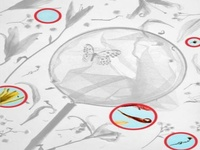
#> input picture assets/images/diff/1.Solution.jpeg, 200 x 150 px, shrunk from 640 x 480 before the run; its folder holds 4 pictures in this run
$ python save_position_of_sokution.py
#> lines starting #> are read from the running program, lines starting #| are printed output that depends on the picture; after the words box and inside, x2 and y2 are one past the last pixel; in counts of white or black regions, pixels touching at a corner belong together
### assets/images/diff/detection_of_hides.py
"""
detect_circles.py
-----------------
Detects red-outlined circles in an image and saves their positions to a text file.

Usage:
    python detect_circles.py <image_path>
    python detect_circles.py <image_path> <output_txt_path>

Output file format:
    /full/path/to/image.jpeg
    "diffs": [(x,y,radius), ...]

Dependencies:
    pip install opencv-python-headless numpy
"""

import cv2
import numpy as np
import os
import sys


def detect_and_save_circles(image_path, output_path=None, min_area=200):
    """
    Detect red-outlined circles in an image and save results to a text file.

    Args:
        image_path  (str): Path to the input image.
        output_path (str): Where to write the .txt result file.
                           Defaults to <image_stem>_circles.txt in the
                           same folder as the image (falls back to cwd
                           if that folder is read-only).
        min_area    (int): Minimum contour pixel area to suppress noise
                           (default: 200).

    Returns:
        str: Absolute path to the saved text file.
    """
    # ── Load ──────────────────────────────────────────────────────────────
    img = cv2.imread(image_path)
    if img is None:
        raise FileNotFoundError(f"Could not open image: {image_path}")

    # ── Red mask (HSV) ────────────────────────────────────────────────────
    hsv = cv2.cvtColor(img, cv2.COLOR_BGR2HSV)
    mask = cv2.bitwise_or(
        cv2.inRange(hsv, np.array([0,   50, 80]), np.array([10,  255, 255])),
        cv2.inRange(hsv, np.array([160, 50, 80]), np.array([180, 255, 255])),
    )

    # Close small gaps in thick ring outlines
    kernel = cv2.getStructuringElement(cv2.MORPH_ELLIPSE, (5, 5))
    mask = cv2.morphologyEx(mask, cv2.MORPH_CLOSE, kernel)

    # ── Contour → circle ──────────────────────────────────────────────────
    contours, _ = cv2.findContours(mask, cv2.RETR_EXTERNAL, cv2.CHAIN_APPROX_SIMPLE)

    circles = []
    for cnt in contours:
        if cv2.contourArea(cnt) < min_area:
            continue

        # Bounding rect spans the full circle (even when the interior is hollow)
        x, y, w, h = cv2.boundingRect(cnt)
        cx     = x + w // 2
        cy     = y + h // 2
        radius = (w + h) // 4   # mean of half-width and half-height

        circles.append((cx, cy, radius))

    # Sort top-to-bottom, then left-to-right
    circles.sort(key=lambda c: (c[1], c[0]))

    # ── Format output ─────────────────────────────────────────────────────
    abs_image_path = os.path.abspath(image_path)
    formatted      = ", ".join(f"({x},{y},{r})" for x, y, r in circles)
    output_text    = f'{abs_image_path}\n"diffs": [{formatted}]\n'

    # ── Resolve output path ───────────────────────────────────────────────
    if output_path is None:
        stem      = os.path.splitext(image_path)[0]
        candidate = stem + "_circles.txt"
        try:
            with open(candidate, "w") as f:
                f.write(output_text)
            output_path = os.path.abspath(candidate)
        except OSError:
            # Image directory is read-only → fall back to cwd
            fallback = os.path.splitext(os.path.basename(image_path))[0] + "_circles.txt"
            with open(fallback, "w") as f:
                f.write(output_text)
            output_path = os.path.abspath(fallback)
    else:
        with open(output_path, "w") as f:
            f.write(output_text)

    print(f"Detected {len(circles)} circle(s).")
    print(f"Saved to: {output_path}")
    print(f"\n{output_text}")

    return output_path


# [8 lines that do not run on import are left out]

### assets/images/diff/save_position_of_sokution.py
from detection_of_hides import detect_and_save_circles


import os

FOLDER = "/home/mohamed/Documents/mohamed/madrasat_zaman/assets/images/diff"

solution_files = []

for root, dirs, files in os.walk(FOLDER):
    for file in files:
        if "solution" in file.lower():  # case-insensitive match
            full_path = os.path.join(root, file)
            solution_files.append(full_path)

print("Found files:")
for path in solution_files:
    print(path)
    detect_and_save_circles(path, "my_output.txt")      # custom path
#> in detect_and_save_circles, img is the input picture: shape (150, 200, 3); mean B, G, R 219.3, 219.7, 222
#> in detect_and_save_circles, `hsv = cv2.cvtColor(img, cv2.COLOR_BGR2HSV)`: hsv: shape (150, 200, 3); mean H, S, V 19, 7.7, 223.6
#> in detect_and_save_circles, `mask = cv2.bitwise_or( cv2.inRange(hsv, np.array([0,   50, 80]), np.ar..`:
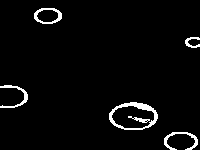
#> mask: shape (150, 200); 3.4% white; 6 white regions, box (x1, y1, x2, y2) and area: (109, 102, 158, 130) 377, (164, 132, 198, 150) 179, (34, 8, 62, 24) 168, (0, 85, 28, 108) 160, (185, 37, 200, 48) 78, (128, 116, 150, 123) 60
#> in detect_and_save_circles, `mask = cv2.morphologyEx(mask, cv2.MORPH_CLOSE, kernel)`:
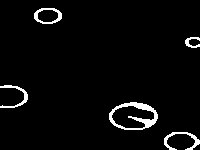
#> mask: shape (150, 200); 3.6% white; 5 white regions
#> in detect_and_save_circles, `contours, _ = cv2.findContours(mask, cv2.RETR_EXTERNAL, cv2.CHAIN_APPR..`: contours = 5 contours; box (x1, y1, x2, y2) and area: (109, 102, 158, 130) 1024, (34, 8, 62, 24) 337, (164, 132, 200, 150) 127, (0, 85, 28, 108) 104, (185, 37, 200, 48) 50
#> the loop in detect_and_save_circles, `for cnt in contours:` made 5 passes
#> (x, y, w, h, cx, cy, radius) on passes 2, 5: (109, 102, 49, 28, 133, 116, 19), (34, 8, 28, 16, 48, 16, 11)
#> after the loop in detect_and_save_circles, `for cnt in contours:`: circles = [(133, 116, 19), (48, 16, 11)]
#| Detected 2 circle(s).
#| assets/images/diff/1.Solution.jpeg
#| "diffs": [(48,16,11), (133,116,19)]


print("\nTotal:", len(solution_files))

$ run again, on assets/images/diff/10.Solution.jpeg
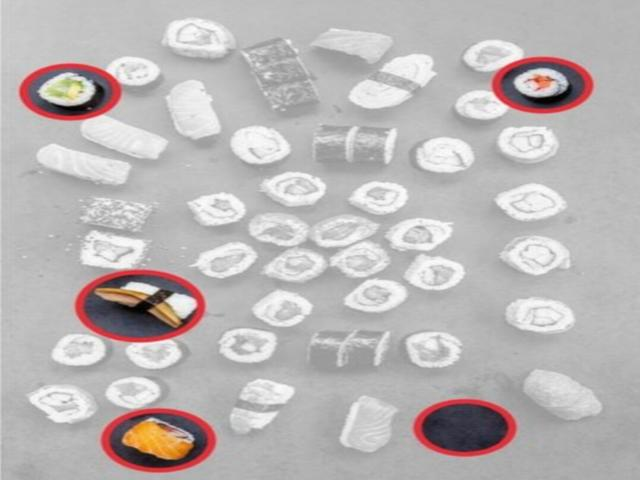
#> input picture assets/images/diff/10.Solution.jpeg, 640 x 480 px
#> in detect_and_save_circles, img is the input picture: shape (480, 640, 3); mean B, G, R 182, 182.2, 187.4
#> hsv: shape (480, 640, 3); mean H, S, V 16.5, 10.7, 187.9
#> in detect_and_save_circles, `mask = cv2.bitwise_or( cv2.inRange(hsv, np.array([0,   50, 80]), np.ar..`:
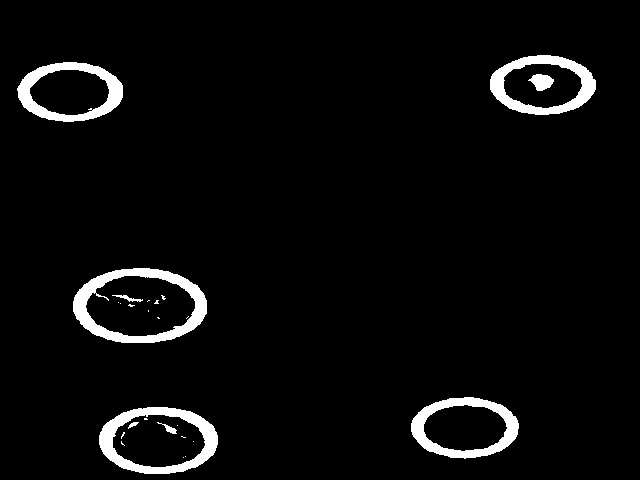
#> mask: shape (480, 640); 4.2% white; 26 white regions (17 under 20 px), largest, box (x1, y1, x2, y2) and area: (73, 268, 207, 343) 3041, (99, 407, 218, 474) 2618, (490, 55, 596, 115) 2268
#> contours = 5 contours; box (x1, y1, x2, y2) and area: (73, 268, 207, 343) 7848, (99, 407, 218, 474) 6220, (411, 397, 519, 459) 5042, (17, 62, 123, 122) 4842, (490, 55, 596, 115) 4814
#> the loop in detect_and_save_circles, `for cnt in contours:` made 5 passes
#> (x, y, w, h, cx, cy, radius) on passes 1 to 5: (99, 407, 119, 67, 158, 440, 46), (411, 397, 108, 62, 465, 428, 42), (73, 268, 134, 75, 140, 305, 52), (17, 62, 106, 60, 70, 92, 41), (490, 55, 106, 60, 543, 85, 41)
#> after the loop in detect_and_save_circles, `for cnt in contours:`: circles = [(158, 440, 46), (465, 428, 42), (140, 305, 52), (70, 92, 41), (543, 85, 41)]
#| Detected 5 circle(s).
#| assets/images/diff/10.Solution.jpeg
#| "diffs": [(543,85,41), (70,92,41), (140,305,52), (465,428,42), (158,440,46)]
